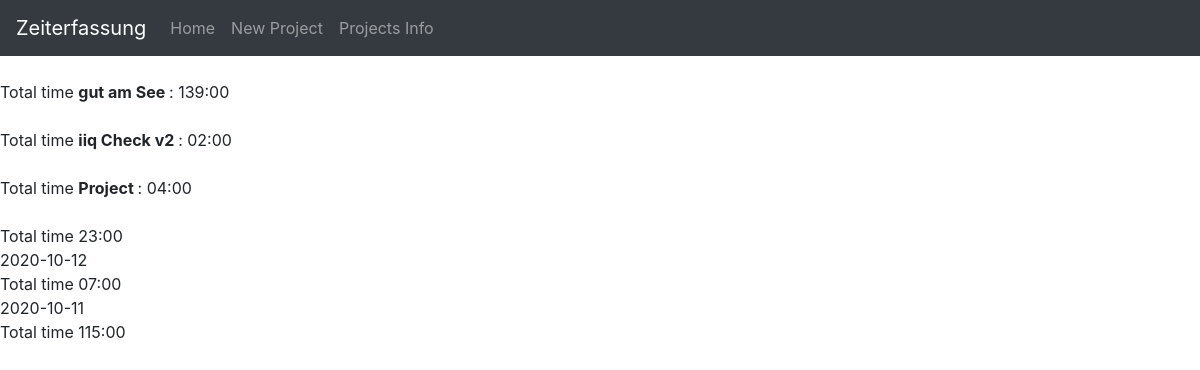
The page /views/projects.php on the database as committed earlier.
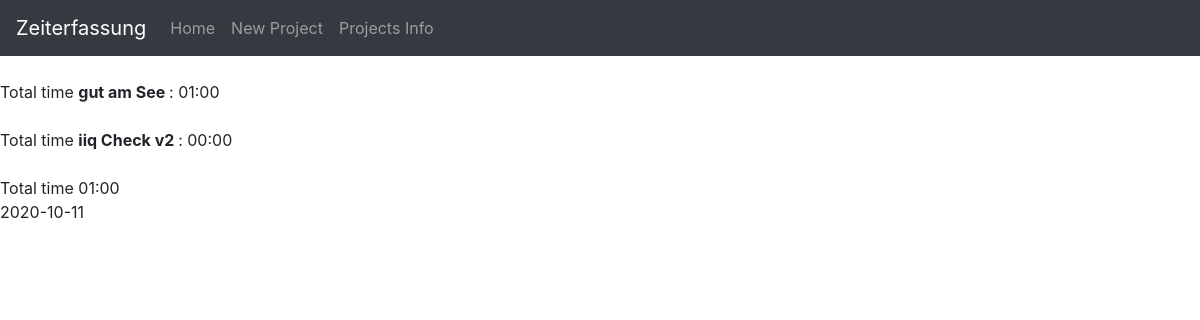
The same page on the database as committed later.
### tables this page shows
CREATE TABLE projects(
   project_id INTEGER PRIMARY KEY     AUTOINCREMENT,
   project_name           varchar(120)    NOT NULL
);

### views/projects.php (the view, shortened to what this page needs)
<?php
include $_SERVER['DOCUMENT_ROOT']."/layout/header.php";
include $_SERVER['DOCUMENT_ROOT']."/models/base.php";
$result =Base::allProjects();
while($row = $result->fetchArray() ) {
         $id = $row['project_id'];
         $pname= $row['project_name'];
         $seconds = Base::sum_time($id);
          $hours = floor($seconds / 3600);
          $mins = floor($seconds / 60 % 60);
          $timeFormat = sprintf('%02d:%02d', $hours, $mins,);
          echo  "</br> Total time <b>$pname </b>: ". $timeFormat ."</br>";
}
 Base::total_day_time_sum();
 include $_SERVER['DOCUMENT_ROOT']."/layout/footer.php";
?>

### layout/header.php (shortened to what this page needs)
<!DOCTYPE html>
<html lang="de">
<head>
    <link rel="stylesheet" href="https://stackpath.bootstrapcdn.com/bootstrap/4.3.1/css/bootstrap.min.css"
>
</head>
<body>
<nav class="navbar navbar-expand-lg navbar-dark bg-dark">
    <a class="navbar-brand" href="/">Zeiterfassung</a>
    <div class="collapse navbar-collapse" id="navbarSupportedContent">
    <ul class="navbar-nav mr-auto">
        <li class="nav-item">
            <a class="nav-link" href="/">Home <span class="sr-only">(current)</span></a>
        </li>
        <li class="nav-item">
            <a class="nav-link" href="/views/new-project.php" >New Project</a>
        </li>
        <li class="nav-item">
            <a class="nav-link" href="/views/projects.php" >Projects Info</a>
        </li>
    </ul>
    </div>
</nav>

### models/base.php (shortened to what this page needs)
<?php
class Base {
    public static function allProjects() {
        $db = Connector::getInstance();
        $connection= $db->getConnection();
        $sql = "SELECT * FROM projects" ;
        $result = $connection->query($sql);
        return $result;
    }
    public static function sum_time($id) {
        $db = Connector::getInstance();
        $connection = $db->getConnection();
        $sql = "SELECT project_id, SUM(strftime('%s', time) -
        strftime('%s', '00:00:00'       )) AS totalTime FROM projects_time WHERE project_id=$id";
        $result = $connection->query($sql);
        while($row = $result->fetchArray() ) {
            return $row['totalTime'];
    }
        }
    public static function total_day_time_sum() {
        $db = Connector::getInstance();
        $connection = $db->getConnection();
        $sql = "SELECT date, SUM(strftime('%s', time) -
        strftime('%s', '00:00:00'       )) AS 'totaltime' FROM projects_time GROUP BY date ORDER BY date DESC";
        $result = $connection->query($sql);
        while($row = $result->fetchArray() ) {
            $seconds = $row['totaltime'];
            $hours = floor($seconds / 3600);
            $mins = floor($seconds / 60 % 60);
            $timeFormat = sprintf('%02d:%02d', $hours, $mins);
            echo  "</br> Total time ". $timeFormat ." ";
            echo "</br>" . $row['date'] . "  ";
        }
    }
}
?>

### layout/footer.php (shortened to what this page needs)
</body>
</html>

Rows that differ between the two databases and show on the page:
removed projects: project_name "Project", timeFormat "04:00"
computed for projects "gut am See": timeFormat "139:00" → "01:00"
computed for projects "iiq Check v2": timeFormat "02:00" → "00:00"
Other text that changed with them:
new list line: "Total time 01:00 2020-10-11"
list line gone: "Total time 23:00 2020-10-12"
list line gone: "Total time 07:00 2020-10-11"
list line gone: "Total time 115:00"
